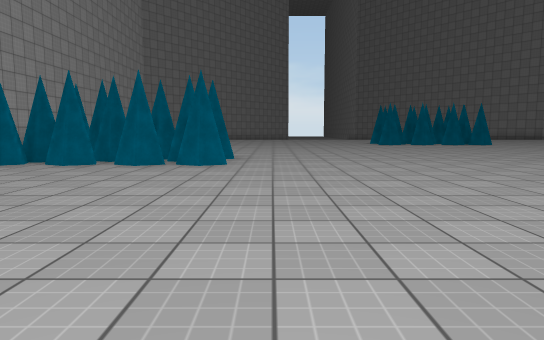
View 1 (above)

24 first-person views from a walk through a 3-D level made in the Unity game engine. The camera is 1.2 m above the floor, tilts 6° down and sees 70° across. The floor is counted in squares, 2 m on a side. Each view is taken from the middle of a square. On the plan, view 1 faces up. The plan holds only what a view shows up to about 11 squares ahead; the rest is blank. The place goes on beyond the plan. Surface patterns are stand-ins for the level's own textures.

View 2
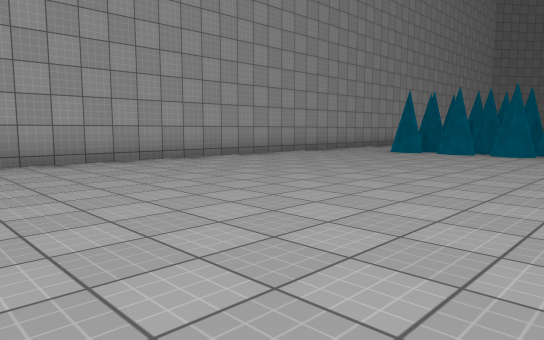

View 3
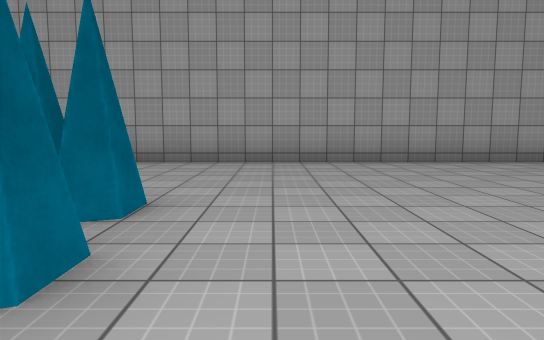

View 4
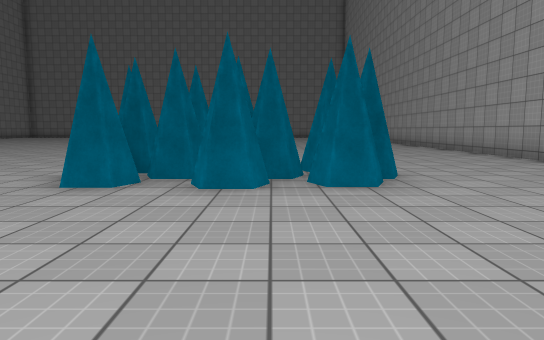

View 5
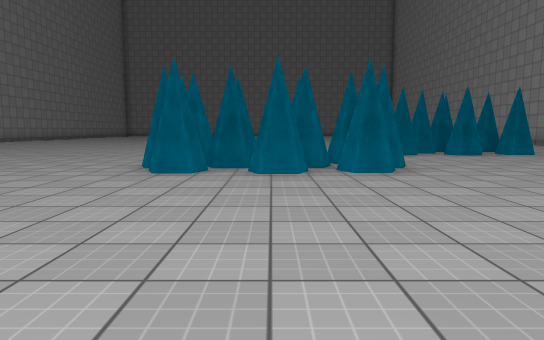

View 6
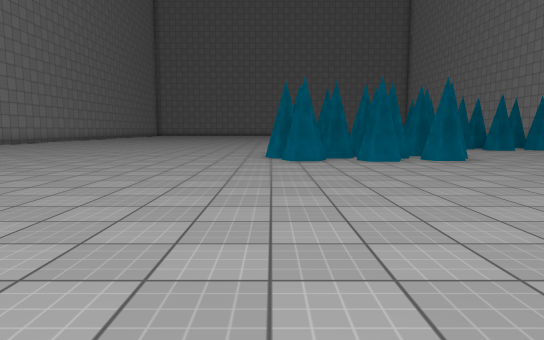

View 7
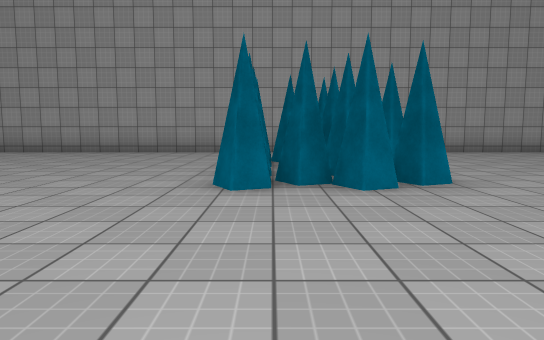

View 8
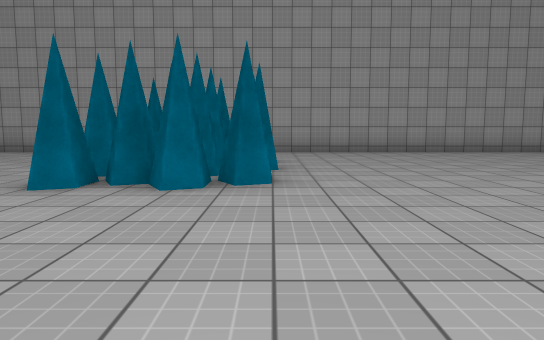

View 9
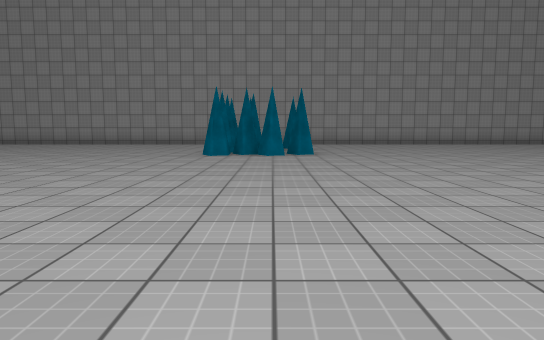

View 10
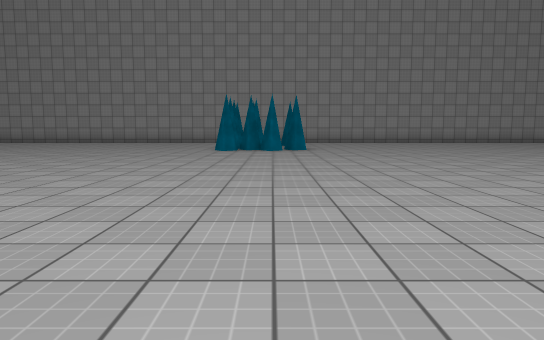

View 11
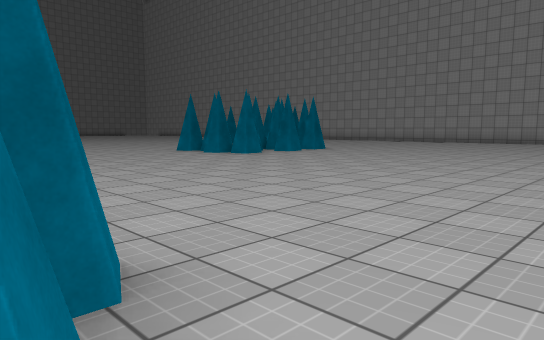

View 12
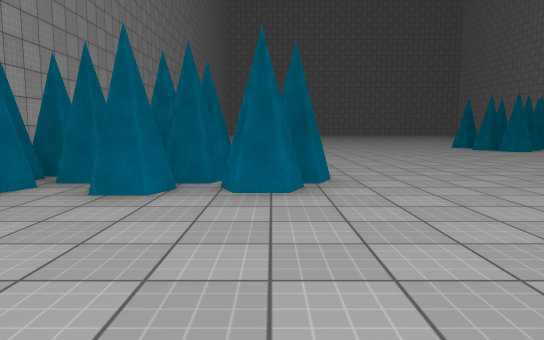

View 13
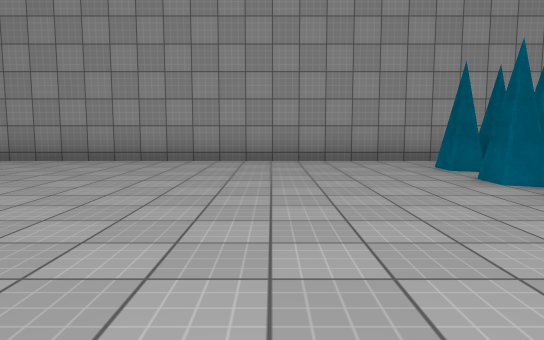

View 14
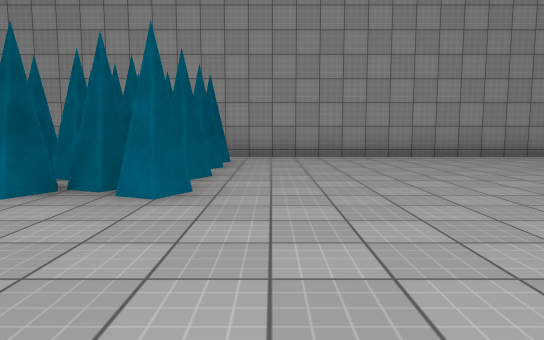

View 15
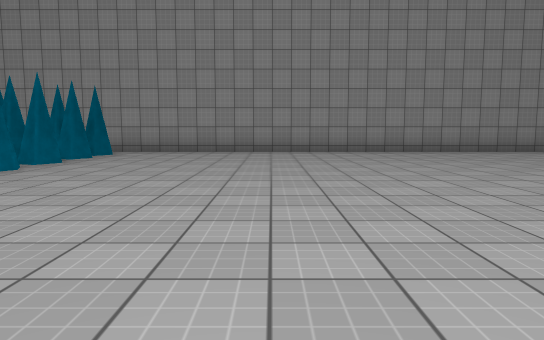

View 16
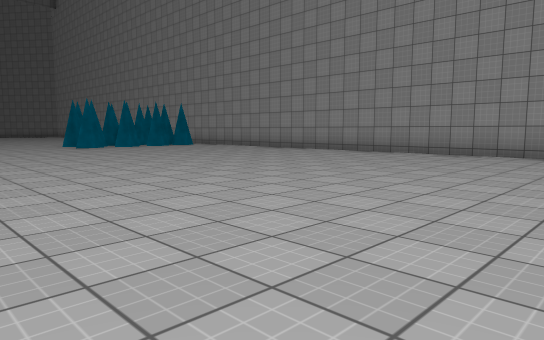

View 17
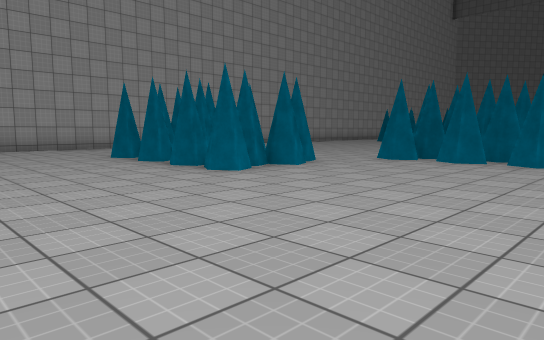

View 18
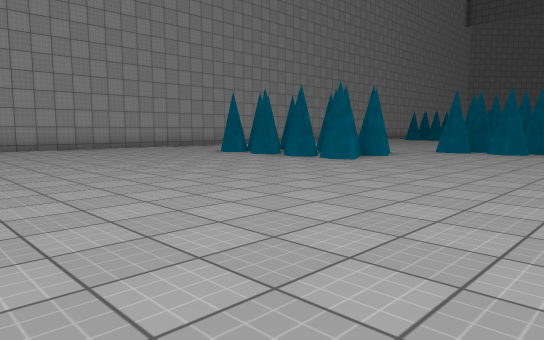

View 19
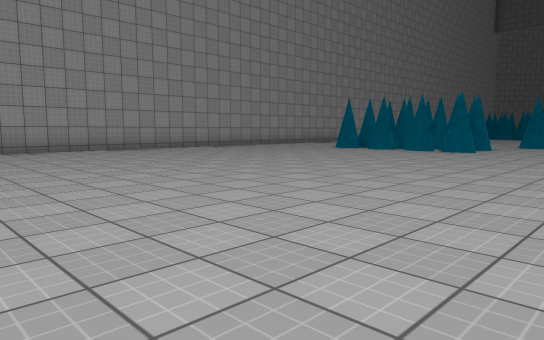

View 20
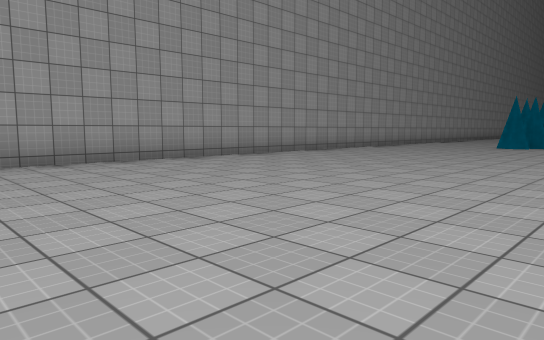

View 21
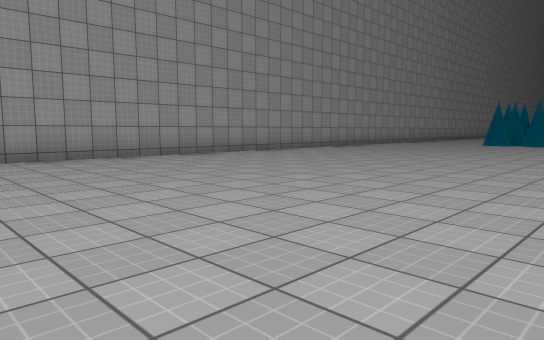

View 22
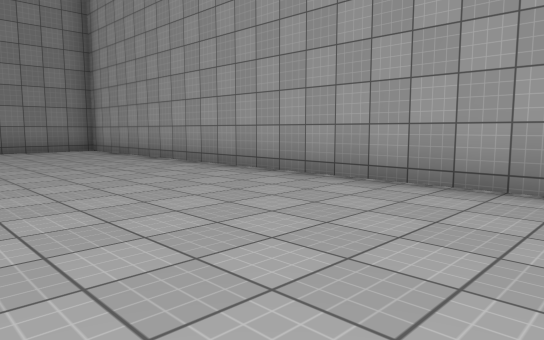

View 23
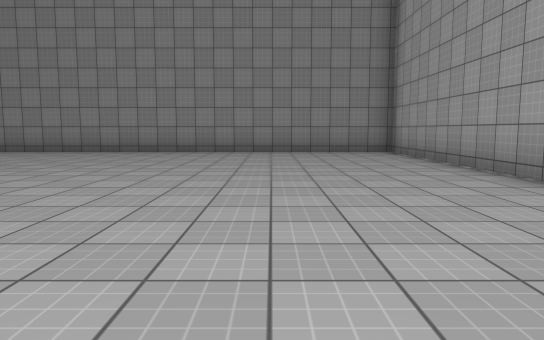

View 24
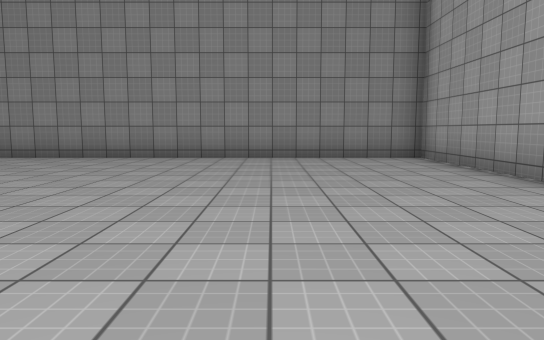

### Floor plan
Key: @ floor where view 1 was taken; # wall or solid block; . floor.
Columns run from 8 left of view 1 to 16 right of it. Each row starts with its distance up from view 1.
 13 #...........           .#
 12 #.............       ...#
 11 #...............    ....#
 10 #................ ......#
  9 #.. ###.................#
  8 #  #####................#
  7 #  #####................#
  6 # ......................#
  5 #..................##.#.#
  4 #..................####.#
  3 #..................####.#
  2 #.......................#
  1 #.......................#
  0 #.......@...............#
 -1 #.......................#
 -2 #........#####..........#
 -3 #........####...........#
 -4 #...........##..........#
 -5 #....##.................#
 -6 #....####.... ..........#
 -7 #....####.... ..........#
 -8 #.......................#
 -9 #......................
-10 #.................
-11 #.............
-12 #.............
-13 #.............
-14 #.............
-15 #............
-16 #............
-17 #............
-18 #............
-19 #........
-20 #.........
-21 #.........
-22 #.........
-23 #.........
-24 #........
-25 #........
-26 #.........
-27 #..........
-28 #..........
-29 #...........
-30 ############

Positions as (right, up) in squares from view 1, and headings:
1: (0, 0), facing up
2: (0, -3), facing up-left
3: (0, -4), facing left
4: (-2, -1), facing down
5: (3, 4), facing down
6: (5, 6), facing down
7: (3, 7), facing left
8: (3, 9), facing left
9: (8, 8), facing left
10: (10, 8), facing left
11: (11, 6), facing down-left
12: (11, 9), facing down
13: (8, 8), facing right
14: (7, 2), facing right
15: (5, -1), facing right
16: (6, -10), facing up-right
17: (5, -11), facing up-left
18: (5, -14), facing up-left
19: (4, -18), facing up-left
20: (0, -21), facing up-left
21: (1, -23), facing up-left
22: (-3, -18), facing down-left
23: (-4, -19), facing down
24: (-4, -21), facing down
